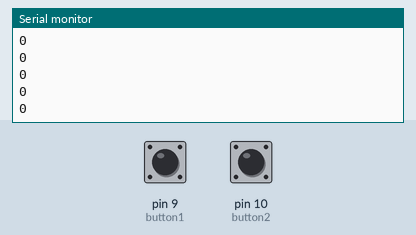
A sketch run on a simulated Arduino Uno, built with avr-gcc and run on an emulated ATmega328P. Parts: the last lines printed to the serial monitor. The inputs (shaded band) are chosen by the test bench; at power-on: pin 9 (button1) LOW, pin 10 (button2) LOW.

Above: at 1.4 s.
1.5 s: pin 9 (button1) pulled HIGH for 0.35 s
At 1.86 s:
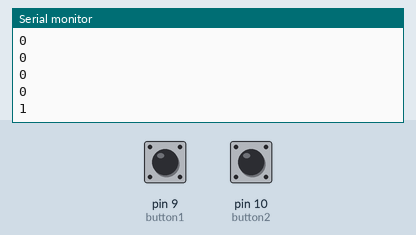
3.3 s: pin 10 (button2) pulled HIGH for 0.35 s
At 3.67 s:
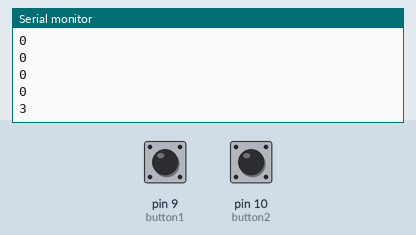
Timing chart, 0 to 6.3 s (numbered marks = the images above; inputs shaded):
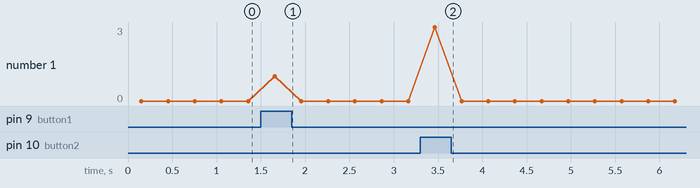

Measured:
- after the input at 1.5 s, the serial monitor: prints a new line after 0.16 s (image 1)
- after the input at 3.3 s, the serial monitor: prints a new line after 0.16 s (image 2)

The sketch:

LEDmaster.ino
```cpp
#include <SoftwareSerial.h>
SoftwareSerial  BTSerial(2, 3); //RX TX
const int button1 = 9;
const int button2 = 10;
int val = 0;
int val2 = 0;
int link = 0;
int link2 = 0;

void setup() {
  BTSerial.begin(9600);
  Serial.begin(9600);
  pinMode(button1, INPUT);
  pinMode(button2, INPUT);
}

void loop() {
  val = digitalRead(button1);
  val2 = digitalRead(button2);
  if(val == 1) {
    if(link == 0){
      link = 1; //turn it on
    }
    else {
      link = 0; //turn it off
    }
  }
  delay(150);
  if(val2 == 1) {
    if(link2 == 0) {
      link2 = 3; //turn it on
    }
    else {
      link2 = 0; //turn it off
    }
  }
  BTSerial.print(link + link2);
  Serial.println(link + link2);

  delay(150);
}
```
